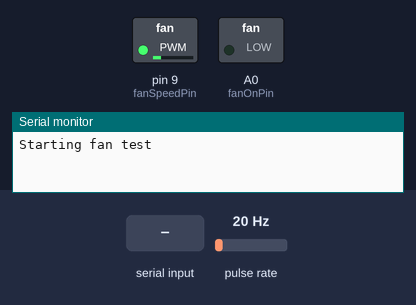
Bench run of a sketch on a simulated Arduino Uno, built with avr-gcc and run on an emulated ATmega328P. Parts: switched loads named in the sketch (green lamp = pin HIGH), the last lines printed to the serial monitor. Wiring (inferred from the names in the program): pulse sensor: data pin 2. The inputs (shaded band) are chosen by the test bench; at power-on: pulse rate 20 Hz.

Above: at 1.2 s.
1.3 s: "off" received over Serial
At 2.8 s:
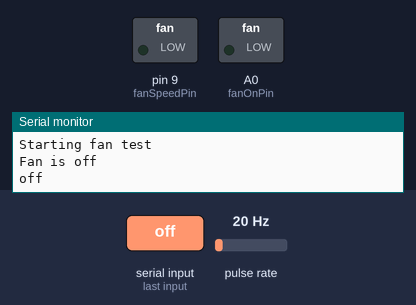
3.8 s: "full" received over Serial
At 5.9 s:
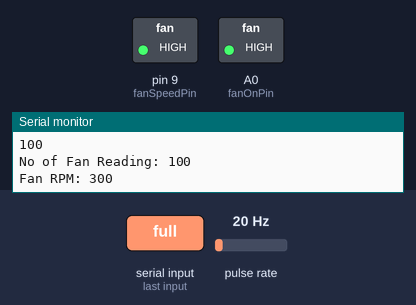
6.3 s: "half" received over Serial
At 7.8 s:
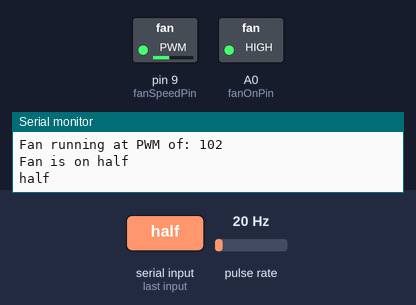
8.8 s: "low" received over Serial
At 10.9 s:
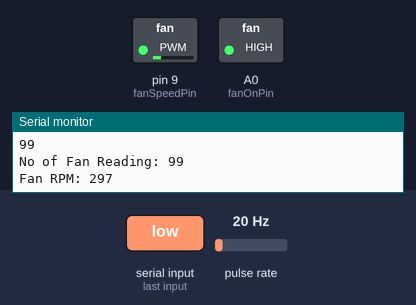
Timing chart, 0 to 12.3 s (numbered marks = the images above; inputs shaded):
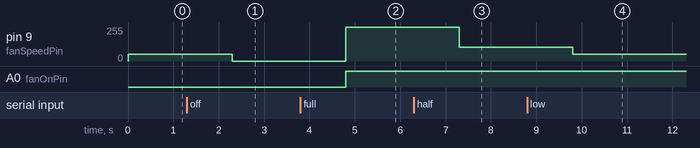

The sketch:

FanTest.ino
```cpp
//PWM, on, off all working
//RPM sense not correct yet!

/* function declaration */
void setupFan();
void turnFanOn(int PWMValue);
void turnFanOff();
void calcFanRPM(unsigned long currentMillis);
void rpm ();

//-------------------------------------------------------------------------------------------//
// #define constants
//temperature sensor pins
#define fanOnPin A0

//fan pin
#define fanSpeedPin 9 //pwm pin
#define fanSpeedSensor 2 //interupt pin for tracking fan RPM

//-------------------------------------------------------------------------------------------//
// #define global variables
//states
byte fanState = 0; //0 is off, 1 is on

//fan variables
unsigned long previousFanReadMillis = 0;
unsigned long fanReadInterval = 5000;
int fanReadIntervalMultiplier = 3;
int numberOfFanReadings = 0;
int totalNumberOfFanReadingsInTheInterval = 0;
const float fanSpeedLowerLimit = 50;  //about 490 rpm
const float fanSpeedUpperLimit = 255; //about 1900 rpm
float fanSpeed = fanSpeedLowerLimit;
unsigned int fanSpeedState = 1; //0 is off, 1 is full, 2 is half, 3 is low
unsigned long previousFanActionMillis = 0;

String serialInput;

void setup() {
  // put your setup code here, to run once:
  Serial.begin(9600); //init serial communication
  Serial.println("Starting fan test");
  setupFan();

}

void loop() {
  unsigned long currentMillis = millis(); //get current time, may need this for all kinds of things this loop

  //get fan speed
  if (currentMillis - previousFanReadMillis >= fanReadInterval) {
    calcFanRPM(currentMillis);
  }

  while (Serial.available()) {
    serialInput = Serial.readString(); // read the incoming data as string
    Serial.println("");
    serialInput.toLowerCase();
    serialInput.trim();
    if(serialInput.equals("off")){
        turnFanOff();
        Serial.println("Fan is off");
    }else if(serialInput.equals("full")){
        turnFanOn(fanSpeedUpperLimit);
        Serial.println("Fan is on full");
    }else if(serialInput.equals("half")){
        turnFanOn((fanSpeedUpperLimit-fanSpeedLowerLimit)/2);
        Serial.println("Fan is on half");
    }else if(serialInput.equals("low")){
        turnFanOn(fanSpeedLowerLimit);
        Serial.println("Fan is on low");
    }else{
      Serial.println("Not a recognized command");
    }
    Serial.println(serialInput);
    Serial.println("");
  }

  /**
    if (currentMillis - previousFanActionMillis >= (fanReadInterval * 2)) {
      if (fanSpeedState == 0) {
        turnFanOff();
        Serial.println("Fan is off");
        fanSpeedState++;
      } else if (fanSpeedState == 1) {
        turnFanOn(255);
        Serial.println("Fan is on full");
        fanSpeedState++;
      } else if (fanSpeedState == 2) {
        Serial.println("Fan is on half");
        turnFanOn(255 / 2);
        fanSpeedState++;
      } else if (fanSpeedState == 3) {
        Serial.println("Fan is on low");
        turnFanOn(0);
        fanSpeedState++;
      }
      previousFanActionMillis = currentMillis;
    }
    **/

}


/* -------------------------------------------*/
//fan functions
void setupFan() {
  pinMode(fanOnPin, OUTPUT);
  digitalWrite(fanOnPin, LOW);
  fanState = 0; //set fan to OFF
  pinMode(fanSpeedPin, OUTPUT);
  analogWrite(fanSpeedPin, fanSpeed);
  pinMode(fanSpeedSensor, INPUT);
  attachInterrupt(digitalPinToInterrupt(fanSpeedSensor), rpm, RISING);
}

void calcFanRPM(unsigned long currentMillis) {
  //Serial.print("currentMillis: ");
  //Serial.println(currentMillis);
  //Serial.print("previousFanReadMillis: ");
  //Serial.println(previousFanReadMillis);
  previousFanReadMillis = currentMillis;

  Serial.println(numberOfFanReadings);
  totalNumberOfFanReadingsInTheInterval = numberOfFanReadings;

  Serial.print("No of Fan Reading: ");
  Serial.println(totalNumberOfFanReadingsInTheInterval);

  int value = totalNumberOfFanReadingsInTheInterval * fanReadIntervalMultiplier;

  Serial.print("Fan RPM: ");
  Serial.println(value);
  numberOfFanReadings = 0;
}

void rpm () {
  //Serial.println(numberOfFanReadings);
  numberOfFanReadings++;
}

void turnFanOn(int PWMValue) {
  Serial.print("Fan running at PWM of: ");
  Serial.println(PWMValue);
  analogWrite(fanSpeedPin, PWMValue);
  fanState = 1; //set fan to On
  digitalWrite(fanOnPin, HIGH);
}

void turnFanOff() {
  analogWrite(fanSpeedPin, 0);
  fanState = 0; //set fan to OFF
  digitalWrite(fanOnPin, LOW);
}
/* -------------------------------------------*/
```

Measured:
- after the input at 1.3 s, pin 9 (fanSpeedPin): 50/255 → 0/255 after 1.0 s
- after the input at 3.8 s, pin 9 (fanSpeedPin): 0/255 → 255/255 after 1.0 s; A0 (fanOnPin): LOW → HIGH after 1.0 s
- after the input at 6.3 s, pin 9 (fanSpeedPin): 255/255 → 102/255 after 1.0 s
- after the input at 8.8 s, pin 9 (fanSpeedPin): 102/255 → 50/255 after 1.0 s
